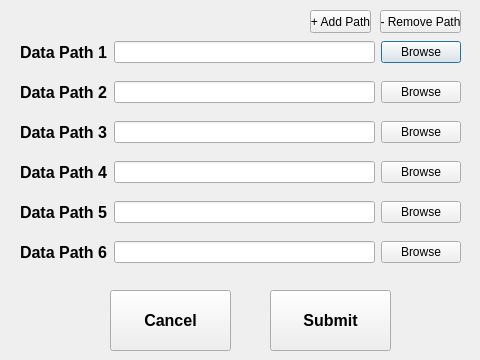
<?xml version="1.0" encoding="UTF-8"?>
<ui version="4.0">
 <class>dataPaths</class>
 <widget class="QDialog" name="dataPaths">
  <property name="geometry">
   <rect>
    <x>0</x>
    <y>0</y>
    <width>480</width>
    <height>360</height>
   </rect>
  </property>
  <property name="windowTitle">
   <string>Dialog</string>
  </property>
  <widget class="QWidget" name="layoutWidget">
   <property name="geometry">
    <rect>
     <x>20</x>
     <y>40</y>
     <width>441</width>
     <height>25</height>
    </rect>
   </property>
   <layout class="QHBoxLayout" name="horizontalLayout">
    <item>
     <widget class="QLabel" name="dataPath1Label">
      <property name="font">
       <font>
        <pointsize>12</pointsize>
        <weight>75</weight>
        <bold>true</bold>
        <strikeout>false</strikeout>
        <kerning>true</kerning>
       </font>
      </property>
      <property name="text">
       <string>Data Path 1</string>
      </property>
     </widget>
    </item>
    <item>
     <widget class="QLineEdit" name="dataPath1LineEdit">
      <property name="enabled">
       <bool>true</bool>
      </property>
      <property name="text">
       <string/>
      </property>
      <property name="frame">
       <bool>true</bool>
      </property>
      <property name="alignment">
       <set>Qt::AlignLeading|Qt::AlignLeft|Qt::AlignVCenter</set>
      </property>
      <property name="clearButtonEnabled">
       <bool>false</bool>
      </property>
     </widget>
    </item>
    <item>
     <widget class="QPushButton" name="dataPath1BrowseButton">
      <property name="text">
       <string>Browse</string>
      </property>
      <property name="autoDefault">
       <bool>true</bool>
      </property>
     </widget>
    </item>
   </layout>
  </widget>
  <widget class="QPushButton" name="addPathButton">
   <property name="geometry">
    <rect>
     <x>310</x>
     <y>10</y>
     <width>61</width>
     <height>23</height>
    </rect>
   </property>
   <property name="text">
    <string>+ Add Path</string>
   </property>
  </widget>
  <widget class="QPushButton" name="removePathButton">
   <property name="geometry">
    <rect>
     <x>380</x>
     <y>10</y>
     <width>81</width>
     <height>23</height>
    </rect>
   </property>
   <property name="text">
    <string>- Remove Path</string>
   </property>
  </widget>
  <widget class="QWidget" name="layoutWidget_2">
   <property name="geometry">
    <rect>
     <x>20</x>
     <y>80</y>
     <width>441</width>
     <height>25</height>
    </rect>
   </property>
   <layout class="QHBoxLayout" name="horizontalLayout_2">
    <item>
     <widget class="QLabel" name="dataPath2Label">
      <property name="font">
       <font>
        <pointsize>12</pointsize>
        <weight>75</weight>
        <bold>true</bold>
        <strikeout>false</strikeout>
        <kerning>true</kerning>
       </font>
      </property>
      <property name="text">
       <string>Data Path 2</string>
      </property>
     </widget>
    </item>
    <item>
     <widget class="QLineEdit" name="dataPath2LineEdit">
      <property name="enabled">
       <bool>true</bool>
      </property>
      <property name="text">
       <string/>
      </property>
      <property name="frame">
       <bool>true</bool>
      </property>
      <property name="alignment">
       <set>Qt::AlignLeading|Qt::AlignLeft|Qt::AlignVCenter</set>
      </property>
      <property name="clearButtonEnabled">
       <bool>false</bool>
      </property>
     </widget>
    </item>
    <item>
     <widget class="QPushButton" name="dataPath2BrowseButton">
      <property name="text">
       <string>Browse</string>
      </property>
     </widget>
    </item>
   </layout>
  </widget>
  <widget class="QWidget" name="layoutWidget_3">
   <property name="geometry">
    <rect>
     <x>20</x>
     <y>120</y>
     <width>441</width>
     <height>25</height>
    </rect>
   </property>
   <layout class="QHBoxLayout" name="horizontalLayout_3">
    <item>
     <widget class="QLabel" name="dataPath3Label">
      <property name="font">
       <font>
        <pointsize>12</pointsize>
        <weight>75</weight>
        <bold>true</bold>
        <strikeout>false</strikeout>
        <kerning>true</kerning>
       </font>
      </property>
      <property name="text">
       <string>Data Path 3</string>
      </property>
     </widget>
    </item>
    <item>
     <widget class="QLineEdit" name="dataPath3LineEdit">
      <property name="enabled">
       <bool>true</bool>
      </property>
      <property name="text">
       <string/>
      </property>
      <property name="frame">
       <bool>true</bool>
      </property>
      <property name="alignment">
       <set>Qt::AlignLeading|Qt::AlignLeft|Qt::AlignVCenter</set>
      </property>
      <property name="clearButtonEnabled">
       <bool>false</bool>
      </property>
     </widget>
    </item>
    <item>
     <widget class="QPushButton" name="dataPath3BrowseButton">
      <property name="text">
       <string>Browse</string>
      </property>
     </widget>
    </item>
   </layout>
  </widget>
  <widget class="QWidget" name="layoutWidget_4">
   <property name="geometry">
    <rect>
     <x>20</x>
     <y>160</y>
     <width>441</width>
     <height>25</height>
    </rect>
   </property>
   <layout class="QHBoxLayout" name="horizontalLayout_4">
    <item>
     <widget class="QLabel" name="dataPath4Label">
      <property name="font">
       <font>
        <pointsize>12</pointsize>
        <weight>75</weight>
        <bold>true</bold>
        <strikeout>false</strikeout>
        <kerning>true</kerning>
       </font>
      </property>
      <property name="text">
       <string>Data Path 4</string>
      </property>
     </widget>
    </item>
    <item>
     <widget class="QLineEdit" name="dataPath4LineEdit">
      <property name="enabled">
       <bool>true</bool>
      </property>
      <property name="text">
       <string/>
      </property>
      <property name="frame">
       <bool>true</bool>
      </property>
      <property name="alignment">
       <set>Qt::AlignLeading|Qt::AlignLeft|Qt::AlignVCenter</set>
      </property>
      <property name="clearButtonEnabled">
       <bool>false</bool>
      </property>
     </widget>
    </item>
    <item>
     <widget class="QPushButton" name="dataPath4BrowseButton">
      <property name="text">
       <string>Browse</string>
      </property>
     </widget>
    </item>
   </layout>
  </widget>
  <widget class="QWidget" name="layoutWidget_5">
   <property name="geometry">
    <rect>
     <x>20</x>
     <y>200</y>
     <width>441</width>
     <height>25</height>
    </rect>
   </property>
   <layout class="QHBoxLayout" name="horizontalLayout_5">
    <item>
     <widget class="QLabel" name="dataPath5Label">
      <property name="font">
       <font>
        <pointsize>12</pointsize>
        <weight>75</weight>
        <bold>true</bold>
        <strikeout>false</strikeout>
        <kerning>true</kerning>
       </font>
      </property>
      <property name="text">
       <string>Data Path 5</string>
      </property>
     </widget>
    </item>
    <item>
     <widget class="QLineEdit" name="dataPath5LineEdit">
      <property name="enabled">
       <bool>true</bool>
      </property>
      <property name="text">
       <string/>
      </property>
      <property name="frame">
       <bool>true</bool>
      </property>
      <property name="alignment">
       <set>Qt::AlignLeading|Qt::AlignLeft|Qt::AlignVCenter</set>
      </property>
      <property name="clearButtonEnabled">
       <bool>false</bool>
      </property>
     </widget>
    </item>
    <item>
     <widget class="QPushButton" name="dataPath5BrowseButton">
      <property name="text">
       <string>Browse</string>
      </property>
     </widget>
    </item>
   </layout>
  </widget>
  <widget class="QWidget" name="layoutWidget_6">
   <property name="geometry">
    <rect>
     <x>20</x>
     <y>240</y>
     <width>441</width>
     <height>25</height>
    </rect>
   </property>
   <layout class="QHBoxLayout" name="horizontalLayout_6">
    <item>
     <widget class="QLabel" name="dataPath6Label">
      <property name="font">
       <font>
        <pointsize>12</pointsize>
        <weight>75</weight>
        <bold>true</bold>
        <strikeout>false</strikeout>
        <kerning>true</kerning>
       </font>
      </property>
      <property name="text">
       <string>Data Path 6</string>
      </property>
     </widget>
    </item>
    <item>
     <widget class="QLineEdit" name="dataPath6LineEdit">
      <property name="enabled">
       <bool>true</bool>
      </property>
      <property name="text">
       <string/>
      </property>
      <property name="frame">
       <bool>true</bool>
      </property>
      <property name="alignment">
       <set>Qt::AlignLeading|Qt::AlignLeft|Qt::AlignVCenter</set>
      </property>
      <property name="clearButtonEnabled">
       <bool>false</bool>
      </property>
     </widget>
    </item>
    <item>
     <widget class="QPushButton" name="dataPath6BrowseButton">
      <property name="text">
       <string>Browse</string>
      </property>
     </widget>
    </item>
   </layout>
  </widget>
  <widget class="QPushButton" name="submitButton">
   <property name="geometry">
    <rect>
     <x>270</x>
     <y>290</y>
     <width>121</width>
     <height>61</height>
    </rect>
   </property>
   <property name="font">
    <font>
     <pointsize>12</pointsize>
     <weight>75</weight>
     <bold>true</bold>
    </font>
   </property>
   <property name="text">
    <string>Submit</string>
   </property>
  </widget>
  <widget class="QPushButton" name="cancelButton">
   <property name="geometry">
    <rect>
     <x>110</x>
     <y>290</y>
     <width>121</width>
     <height>61</height>
    </rect>
   </property>
   <property name="font">
    <font>
     <pointsize>12</pointsize>
     <weight>75</weight>
     <bold>true</bold>
    </font>
   </property>
   <property name="text">
    <string>Cancel</string>
   </property>
  </widget>
 </widget>
 <resources/>
 <connections/>
</ui>
